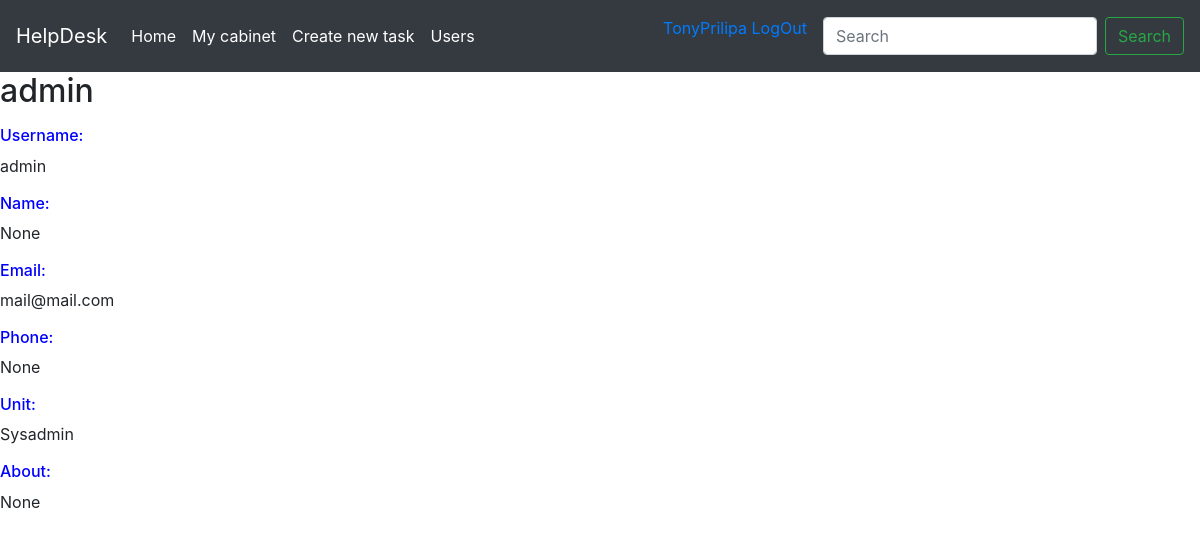
Screenshot of /users/admin (signed in) with the database file from the repository.
### models.py (models this page shows, shortened)
class User(UserMixin, db.Model):
    __tablename__ = 'users'
    id = db.Column(db.Integer, primary_key=True)
    username = db.Column(db.String(64), unique=True)
    email = db.Column(db.String(64), unique=True)
    password_hash = db.Column(db.String(128))
    real_name = db.Column(db.String(32))
    phone = db.Column(db.String(32))
    about = db.Column(db.Text(140))
    unit_id = db.Column(db.Integer, db.ForeignKey('units.id'))
    role_id = db.Column(db.Integer, db.ForeignKey('roles.id'))
    @property
    def password(self):
        raise AttributeError('password is not readable attribute')

class Unit(db.Model):
    __tablename__ = 'units'
    id = db.Column(db.Integer, primary_key=True)
    name = db.Column(db.String(40), unique=True)
    user = db.relationship('User', backref='unit', lazy='dynamic')
    ticket = db.relationship('Ticket', backref='unit', lazy='dynamic')

### users/blueprint.py (the view)
@users.route('/<username>', methods=['GET', 'POST'])
@login_required
def user_profile(username):
    user = User.query.filter_by(username=username).first()
    if user is None:
        abort(404)
    return render_template('users/user_profile.html', user=user)

### models.py (called while the page is built)
@login_manager.user_loader
def load_user(user_id):
    return User.query.get(int(user_id))

### users/templates/users/user_profile.html (shortened to what this page needs)
{% extends 'base.html' %}
{% block content %}
<div>
    <h2>{{ user.username }}</h2>
    <div>
        <p><h6 style="color: blue;">Username: </h6>{{user.username}}</p>
        <p><h6 style="color: blue;">Name: </h6>{{user.real_name}}</p>
        <p><h6 style="color: blue;">Email: </h6>{{user.email}}</p>
        <p><h6 style="color: blue;">Phone: </h6>{{user.phone}}</p>
        <p><h6 style="color: blue;">Unit: </h6>{{user.unit.name}}</p>
        <p><h6 style="color: blue;">About: </h6>{{user.about}}</p>
    </div>
</div>
{% endblock %}

### templates/base.html (shortened to what this page needs)
<!DOCTYPE html>
<html lang="en">
<head>
    <link rel="stylesheet" href="https://stackpath.bootstrapcdn.com/bootstrap/4.4.1/css/bootstrap.min.css">
</head>
<body>
<nav class="navbar navbar-expand-lg navbar-dark bg-dark">
  <a class="navbar-brand" href="{{url_for('index')}}">HelpDesk</a>
  <div class="collapse navbar-collapse" id="navbarSupportedContent">
    <ul class="navbar-nav mr-auto">
      <li class="nav-item active">
        <a class="nav-link" href="{{url_for('index')}}">Home</a>
      </li>
      <li class="nav-item active">
        <a class="nav-link" href="{{url_for('users.cabinet', username=current_user.username)}}">My cabinet</a>
      </li>
      <li class="nav-item active">
      <a class="nav-link" href="{{url_for('tickets.create')}}">Create new task</a>
      </li>
      <li class="nav-item active"><a class="nav-link" href="{{url_for('users.index')}}">Users</a></li>
    </ul>
      <ul>
          {% if current_user.username %}
        <a href="{{url_for('auth.logout')}}" class="nav-link">{{current_user.username}} LogOut</a>
        {% else %}
        <a href="{{url_for('auth.login')}}" class="nav-item active nav-link">LogIn</a>
        {% endif %}
      </ul>
    <form class="form-inline my-2 my-lg-0">
      <input class="form-control mr-sm-2" type="search" placeholder="Search" aria-label="Search">
      <button class="btn btn-outline-success my-2 my-sm-0" type="submit">Search</button>
    </form>
  </div>
</nav>
{% block content %} {% endblock %}
</body>
</html>

### rows the page displays
User: username "TonyPrilipa"
User: username "admin", real_name "None", email "mail@mail.com", phone "None", about "None"
Unit: unit.name "Sysadmin"
